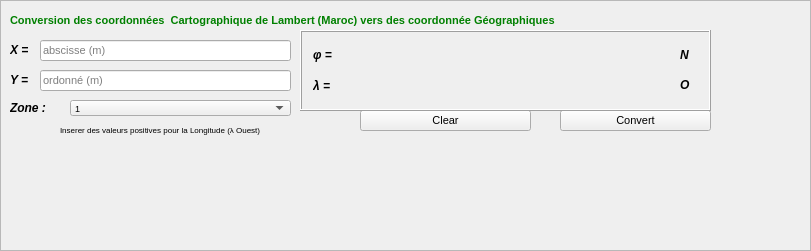
     <widget class="QFrame" name="frame_3">
      <property name="geometry">
       <rect>
        <x>0</x>
        <y>150</y>
        <width>811</width>
        <height>251</height>
       </rect>
      </property>
      <property name="font">
       <font>
        <pointsize>10</pointsize>
       </font>
      </property>
      <property name="styleSheet">
       <string notr="true">#frame_3{
background-color: rgb(255, 255, 255);}</string>
      </property>
      <property name="frameShape">
       <enum>QFrame::StyledPanel</enum>
      </property>
      <property name="frameShadow">
       <enum>QFrame::Raised</enum>
      </property>
      <widget class="QLabel" name="label_23">
       <property name="geometry">
        <rect>
         <x>10</x>
         <y>10</y>
         <width>691</width>
         <height>20</height>
        </rect>
       </property>
       <property name="font">
        <font>
         <pointsize>8</pointsize>
         <weight>75</weight>
         <bold>true</bold>
        </font>
       </property>
       <property name="styleSheet">
        <string notr="true">#label_23{
color: green}</string>
       </property>
       <property name="text">
        <string>Conversion des coordonnées  Cartographique de Lambert (Maroc) vers des coordonnée Géographiques</string>
       </property>
      </widget>
      <widget class="QLabel" name="label_25">
       <property name="geometry">
        <rect>
         <x>10</x>
         <y>40</y>
         <width>45</width>
         <height>21</height>
        </rect>
       </property>
       <property name="sizePolicy">
        <sizepolicy hsizetype="Maximum" vsizetype="Maximum">
         <horstretch>16</horstretch>
         <verstretch>16</verstretch>
        </sizepolicy>
       </property>
       <property name="font">
        <font>
         <pointsize>9</pointsize>
         <weight>75</weight>
         <italic>true</italic>
         <bold>true</bold>
         <underline>false</underline>
         <strikeout>false</strikeout>
        </font>
       </property>
       <property name="contextMenuPolicy">
        <enum>Qt::NoContextMenu</enum>
       </property>
       <property name="acceptDrops">
        <bool>false</bool>
       </property>
       <property name="layoutDirection">
        <enum>Qt::LeftToRight</enum>
       </property>
       <property name="frameShadow">
        <enum>QFrame::Plain</enum>
       </property>
       <property name="lineWidth">
        <number>4</number>
       </property>
       <property name="midLineWidth">
        <number>2</number>
       </property>
       <property name="text">
        <string>X  = </string>
       </property>
       <property name="textFormat">
        <enum>Qt::RichText</enum>
       </property>
       <property name="scaledContents">
        <bool>false</bool>
       </property>
       <property name="alignment">
        <set>Qt::AlignLeading|Qt::AlignLeft|Qt::AlignVCenter</set>
       </property>
       <property name="wordWrap">
        <bool>false</bool>
       </property>
      </widget>
      <widget class="QLineEdit" name="lineEdit_12">
       <property name="enabled">
        <bool>true</bool>
       </property>
       <property name="geometry">
        <rect>
         <x>40</x>
         <y>40</y>
         <width>251</width>
         <height>21</height>
        </rect>
       </property>
       <property name="sizePolicy">
        <sizepolicy hsizetype="Ignored" vsizetype="Fixed">
         <horstretch>0</horstretch>
         <verstretch>0</verstretch>
        </sizepolicy>
       </property>
       <property name="font">
        <font>
         <pointsize>8</pointsize>
        </font>
       </property>
       <property name="toolTip">
        <string/>
       </property>
       <property name="accessibleName">
        <string/>
       </property>
       <property name="inputMask">
        <string/>
       </property>
       <property name="text">
        <string/>
       </property>
       <property name="placeholderText">
        <string>abscisse (m)</string>
       </property>
      </widget>
      <widget class="QLineEdit" name="lineEdit_13">
       <property name="enabled">
        <bool>true</bool>
       </property>
       <property name="geometry">
        <rect>
         <x>40</x>
         <y>70</y>
         <width>251</width>
         <height>21</height>
        </rect>
       </property>
       <property name="font">
        <font>
         <pointsize>8</pointsize>
        </font>
       </property>
       <property name="toolTip">
        <string/>
       </property>
       <property name="accessibleName">
        <string/>
       </property>
       <property name="inputMask">
        <string/>
       </property>
       <property name="text">
        <string/>
       </property>
       <property name="placeholderText">
        <string>ordonné (m)</string>
       </property>
      </widget>
      <widget class="QLabel" name="label_26">
       <property name="geometry">
        <rect>
         <x>10</x>
         <y>70</y>
         <width>31</width>
         <height>21</height>
        </rect>
       </property>
       <property name="sizePolicy">
        <sizepolicy hsizetype="Maximum" vsizetype="Maximum">
         <horstretch>16</horstretch>
         <verstretch>16</verstretch>
        </sizepolicy>
       </property>
       <property name="font">
        <font>
         <pointsize>9</pointsize>
         <weight>75</weight>
         <italic>true</italic>
         <bold>true</bold>
         <underline>false</underline>
         <strikeout>false</strikeout>
        </font>
       </property>
       <property name="contextMenuPolicy">
        <enum>Qt::NoContextMenu</enum>
       </property>
       <property name="acceptDrops">
        <bool>false</bool>
       </property>
       <property name="layoutDirection">
        <enum>Qt::LeftToRight</enum>
       </property>
       <property name="frameShadow">
        <enum>QFrame::Plain</enum>
       </property>
       <property name="lineWidth">
        <number>4</number>
       </property>
       <property name="midLineWidth">
        <number>2</number>
       </property>
       <property name="text">
        <string>Y  = </string>
       </property>
       <property name="textFormat">
        <enum>Qt::RichText</enum>
       </property>
       <property name="scaledContents">
        <bool>false</bool>
       </property>
       <property name="alignment">
        <set>Qt::AlignLeading|Qt::AlignLeft|Qt::AlignVCenter</set>
       </property>
       <property name="wordWrap">
        <bool>false</bool>
       </property>
      </widget>
      <widget class="QComboBox" name="comboBox_2">
       <property name="geometry">
        <rect>
         <x>70</x>
         <y>100</y>
         <width>221</width>
         <height>16</height>
        </rect>
       </property>
       <property name="font">
        <font>
         <pointsize>7</pointsize>
        </font>
       </property>
       <item>
        <property name="text">
         <string>1</string>
        </property>
       </item>
       <item>
        <property name="text">
         <string>2</string>
        </property>
       </item>
       <item>
        <property name="text">
         <string>3</string>
        </property>
       </item>
       <item>
        <property name="text">
         <string>4</string>
        </property>
       </item>
      </widget>
      <widget class="QLabel" name="label_27">
       <property name="geometry">
        <rect>
         <x>10</x>
         <y>100</y>
         <width>61</width>
         <height>16</height>
        </rect>
       </property>
       <property name="sizePolicy">
        <sizepolicy hsizetype="Maximum" vsizetype="Maximum">
         <horstretch>16</horstretch>
         <verstretch>16</verstretch>
        </sizepolicy>
       </property>
       <property name="font">
        <font>
         <pointsize>9</pointsize>
         <weight>75</weight>
         <italic>true</italic>
         <bold>true</bold>
         <underline>false</underline>
         <strikeout>false</strikeout>
        </font>
       </property>
       <property name="contextMenuPolicy">
        <enum>Qt::NoContextMenu</enum>
       </property>
       <property name="acceptDrops">
        <bool>false</bool>
       </property>
       <property name="layoutDirection">
        <enum>Qt::LeftToRight</enum>
       </property>
       <property name="frameShadow">
        <enum>QFrame::Plain</enum>
       </property>
       <property name="lineWidth">
        <number>4</number>
       </property>
       <property name="midLineWidth">
        <number>2</number>
       </property>
       <property name="text">
        <string>Zone   : </string>
       </property>
       <property name="textFormat">
        <enum>Qt::RichText</enum>
       </property>
       <property name="scaledContents">
        <bool>false</bool>
       </property>
       <property name="alignment">
        <set>Qt::AlignLeading|Qt::AlignLeft|Qt::AlignVCenter</set>
       </property>
       <property name="wordWrap">
        <bool>false</bool>
       </property>
      </widget>
      <widget class="QPushButton" name="pushButton_4">
       <property name="geometry">
        <rect>
         <x>560</x>
         <y>110</y>
         <width>151</width>
         <height>21</height>
        </rect>
       </property>
       <property name="font">
        <font>
         <pointsize>8</pointsize>
        </font>
       </property>
       <property name="text">
        <string>Convert</string>
       </property>
       <property name="icon">
        <iconset>
         <normaloff>:/icone/856332.png</normaloff>:/icone/856332.png</iconset>
       </property>
      </widget>
      <widget class="QLabel" name="label_47">
       <property name="geometry">
        <rect>
         <x>0</x>
         <y>210</y>
         <width>71</width>
         <height>41</height>
        </rect>
       </property>
       <property name="text">
        <string/>
       </property>
       <property name="pixmap">
        <pixmap>:/icone/Title.png</pixmap>
       </property>
       <property name="scaledContents">
        <bool>true</bool>
       </property>
      </widget>
      <widget class="QPushButton" name="pushButton_6">
       <property name="geometry">
        <rect>
         <x>360</x>
         <y>110</y>
         <width>171</width>
         <height>21</height>
        </rect>
       </property>
       <property name="font">
        <font>
         <pointsize>8</pointsize>
        </font>
       </property>
       <property name="text">
        <string>Clear</string>
       </property>
      </widget>
      <widget class="QFrame" name="frame_5">
       <property name="geometry">
        <rect>
         <x>300</x>
         <y>30</y>
         <width>411</width>
         <height>81</height>
        </rect>
       </property>
       <property name="frameShape">
        <enum>QFrame::Box</enum>
       </property>
       <property name="frameShadow">
        <enum>QFrame::Raised</enum>
       </property>
       <widget class="QLabel" name="label_44">
        <property name="geometry">
         <rect>
          <x>13</x>
          <y>13</y>
          <width>38</width>
          <height>24</height>
         </rect>
        </property>
        <property name="sizePolicy">
         <sizepolicy hsizetype="Maximum" vsizetype="Maximum">
          <horstretch>16</horstretch>
          <verstretch>16</verstretch>
         </sizepolicy>
        </property>
        <property name="font">
         <font>
          <pointsize>9</pointsize>
          <weight>75</weight>
          <italic>true</italic>
          <bold>true</bold>
          <underline>false</underline>
          <strikeout>false</strikeout>
         </font>
        </property>
        <property name="contextMenuPolicy">
         <enum>Qt::NoContextMenu</enum>
        </property>
        <property name="acceptDrops">
         <bool>false</bool>
        </property>
        <property name="layoutDirection">
         <enum>Qt::LeftToRight</enum>
        </property>
        <property name="frameShadow">
         <enum>QFrame::Plain</enum>
        </property>
        <property name="lineWidth">
         <number>4</number>
        </property>
        <property name="midLineWidth">
         <number>2</number>
        </property>
        <property name="text">
         <string>φ   = </string>
        </property>
        <property name="textFormat">
         <enum>Qt::RichText</enum>
        </property>
        <property name="scaledContents">
         <bool>false</bool>
        </property>
        <property name="alignment">
         <set>Qt::AlignLeading|Qt::AlignLeft|Qt::AlignVCenter</set>
        </property>
        <property name="wordWrap">
         <bool>false</bool>
        </property>
       </widget>
       <widget class="QLabel" name="label_45">
        <property name="geometry">
         <rect>
          <x>58</x>
          <y>13</y>
          <width>69</width>
          <height>24</height>
         </rect>
        </property>
        <property name="font">
         <font>
          <pointsize>10</pointsize>
         </font>
        </property>
        <property name="text">
         <string/>
        </property>
       </widget>
       <widget class="QLabel" name="label_48">
        <property name="geometry">
         <rect>
          <x>134</x>
          <y>13</y>
          <width>68</width>
          <height>24</height>
         </rect>
        </property>
        <property name="font">
         <font>
          <pointsize>10</pointsize>
         </font>
        </property>
        <property name="text">
         <string/>
        </property>
       </widget>
       <widget class="QLabel" name="label_49">
        <property name="geometry">
         <rect>
          <x>209</x>
          <y>13</y>
          <width>161</width>
          <height>24</height>
         </rect>
        </property>
        <property name="font">
         <font>
          <pointsize>10</pointsize>
         </font>
        </property>
        <property name="text">
         <string/>
        </property>
       </widget>
       <widget class="QLabel" name="label_43">
        <property name="geometry">
         <rect>
          <x>13</x>
          <y>44</y>
          <width>35</width>
          <height>24</height>
         </rect>
        </property>
        <property name="sizePolicy">
         <sizepolicy hsizetype="Maximum" vsizetype="Maximum">
          <horstretch>16</horstretch>
          <verstretch>16</verstretch>
         </sizepolicy>
        </property>
        <property name="font">
         <font>
          <pointsize>9</pointsize>
          <weight>75</weight>
          <italic>true</italic>
          <bold>true</bold>
          <underline>false</underline>
          <strikeout>false</strikeout>
         </font>
        </property>
        <property name="contextMenuPolicy">
         <enum>Qt::NoContextMenu</enum>
        </property>
        <property name="acceptDrops">
         <bool>false</bool>
        </property>
        <property name="layoutDirection">
         <enum>Qt::LeftToRight</enum>
        </property>
        <property name="frameShadow">
         <enum>QFrame::Plain</enum>
        </property>
        <property name="lineWidth">
         <number>4</number>
        </property>
        <property name="midLineWidth">
         <number>2</number>
        </property>
        <property name="text">
         <string>λ   = </string>
        </property>
        <property name="textFormat">
         <enum>Qt::RichText</enum>
        </property>
        <property name="scaledContents">
         <bool>false</bool>
        </property>
        <property name="alignment">
         <set>Qt::AlignLeading|Qt::AlignLeft|Qt::AlignVCenter</set>
        </property>
        <property name="wordWrap">
         <bool>false</bool>
        </property>
       </widget>
       <widget class="QLabel" name="label_50">
        <property name="geometry">
         <rect>
          <x>58</x>
          <y>44</y>
          <width>69</width>
          <height>24</height>
         </rect>
        </property>
        <property name="font">
         <font>
          <pointsize>10</pointsize>
         </font>
        </property>
        <property name="text">
         <string/>
        </property>
       </widget>
       <widget class="QLabel" name="label_51">
        <property name="geometry">
         <rect>
          <x>134</x>
          <y>44</y>
          <width>68</width>
          <height>24</height>
         </rect>
        </property>
        <property name="font">
         <font>
          <pointsize>10</pointsize>
         </font>
        </property>
        <property name="text">
         <string/>
        </property>
       </widget>
       <widget class="QLabel" name="label_52">
        <property name="geometry">
         <rect>
          <x>209</x>
          <y>44</y>
          <width>161</width>
          <height>24</height>
         </rect>
        </property>
        <property name="font">
         <font>
          <pointsize>10</pointsize>
         </font>
        </property>
        <property name="text">
         <string/>
        </property>
       </widget>
       <widget class="QLabel" name="label_54">
        <property name="geometry">
         <rect>
          <x>380</x>
          <y>40</y>
          <width>21</width>
          <height>31</height>
         </rect>
        </property>
        <property name="sizePolicy">
         <sizepolicy hsizetype="Maximum" vsizetype="Maximum">
          <horstretch>16</horstretch>
          <verstretch>16</verstretch>
         </sizepolicy>
        </property>
        <property name="font">
         <font>
          <pointsize>9</pointsize>
          <weight>75</weight>
          <italic>true</italic>
          <bold>true</bold>
          <underline>false</underline>
          <strikeout>false</strikeout>
         </font>
        </property>
        <property name="contextMenuPolicy">
         <enum>Qt::NoContextMenu</enum>
        </property>
        <property name="acceptDrops">
         <bool>false</bool>
        </property>
        <property name="layoutDirection">
         <enum>Qt::LeftToRight</enum>
        </property>
        <property name="frameShadow">
         <enum>QFrame::Plain</enum>
        </property>
        <property name="lineWidth">
         <number>4</number>
        </property>
        <property name="midLineWidth">
         <number>2</number>
        </property>
        <property name="text">
         <string>O</string>
        </property>
        <property name="textFormat">
         <enum>Qt::RichText</enum>
        </property>
        <property name="scaledContents">
         <bool>false</bool>
        </property>
        <property name="alignment">
         <set>Qt::AlignLeading|Qt::AlignLeft|Qt::AlignVCenter</set>
        </property>
        <property name="wordWrap">
         <bool>false</bool>
        </property>
       </widget>
       <widget class="QLabel" name="label_53">
        <property name="geometry">
         <rect>
          <x>380</x>
          <y>10</y>
          <width>21</width>
          <height>31</height>
         </rect>
        </property>
        <property name="sizePolicy">
         <sizepolicy hsizetype="Maximum" vsizetype="Maximum">
          <horstretch>16</horstretch>
          <verstretch>16</verstretch>
         </sizepolicy>
        </property>
        <property name="font">
         <font>
          <pointsize>9</pointsize>
          <weight>75</weight>
          <italic>true</italic>
          <bold>true</bold>
          <underline>false</underline>
          <strikeout>false</strikeout>
         </font>
        </property>
        <property name="contextMenuPolicy">
         <enum>Qt::NoContextMenu</enum>
        </property>
        <property name="acceptDrops">
         <bool>false</bool>
        </property>
        <property name="layoutDirection">
         <enum>Qt::LeftToRight</enum>
        </property>
        <property name="frameShadow">
         <enum>QFrame::Plain</enum>
        </property>
        <property name="lineWidth">
         <number>4</number>
        </property>
        <property name="midLineWidth">
         <number>2</number>
        </property>
        <property name="text">
         <string>N</string>
        </property>
        <property name="textFormat">
         <enum>Qt::RichText</enum>
        </property>
        <property name="scaledContents">
         <bool>false</bool>
        </property>
        <property name="alignment">
         <set>Qt::AlignLeading|Qt::AlignLeft|Qt::AlignVCenter</set>
        </property>
        <property name="wordWrap">
         <bool>false</bool>
        </property>
       </widget>
      </widget>
      <widget class="QLabel" name="label_59">
       <property name="geometry">
        <rect>
         <x>60</x>
         <y>120</y>
         <width>281</width>
         <height>20</height>
        </rect>
       </property>
       <property name="font">
        <font>
         <pointsize>6</pointsize>
        </font>
       </property>
       <property name="text">
        <string>Inserer des valeurs positives pour la Longitude (λ Ouest)</string>
       </property>
      </widget>
      <widget class="QLabel" name="label_60">
       <property name="geometry">
        <rect>
         <x>350</x>
         <y>230</y>
         <width>31</width>
         <height>20</height>
        </rect>
       </property>
       <property name="text">
        <string/>
       </property>
       <property name="pixmap">
        <pixmap>:/icone/66872.png</pixmap>
       </property>
       <property name="scaledContents">
        <bool>true</bool>
       </property>
      </widget>
     </widget>
